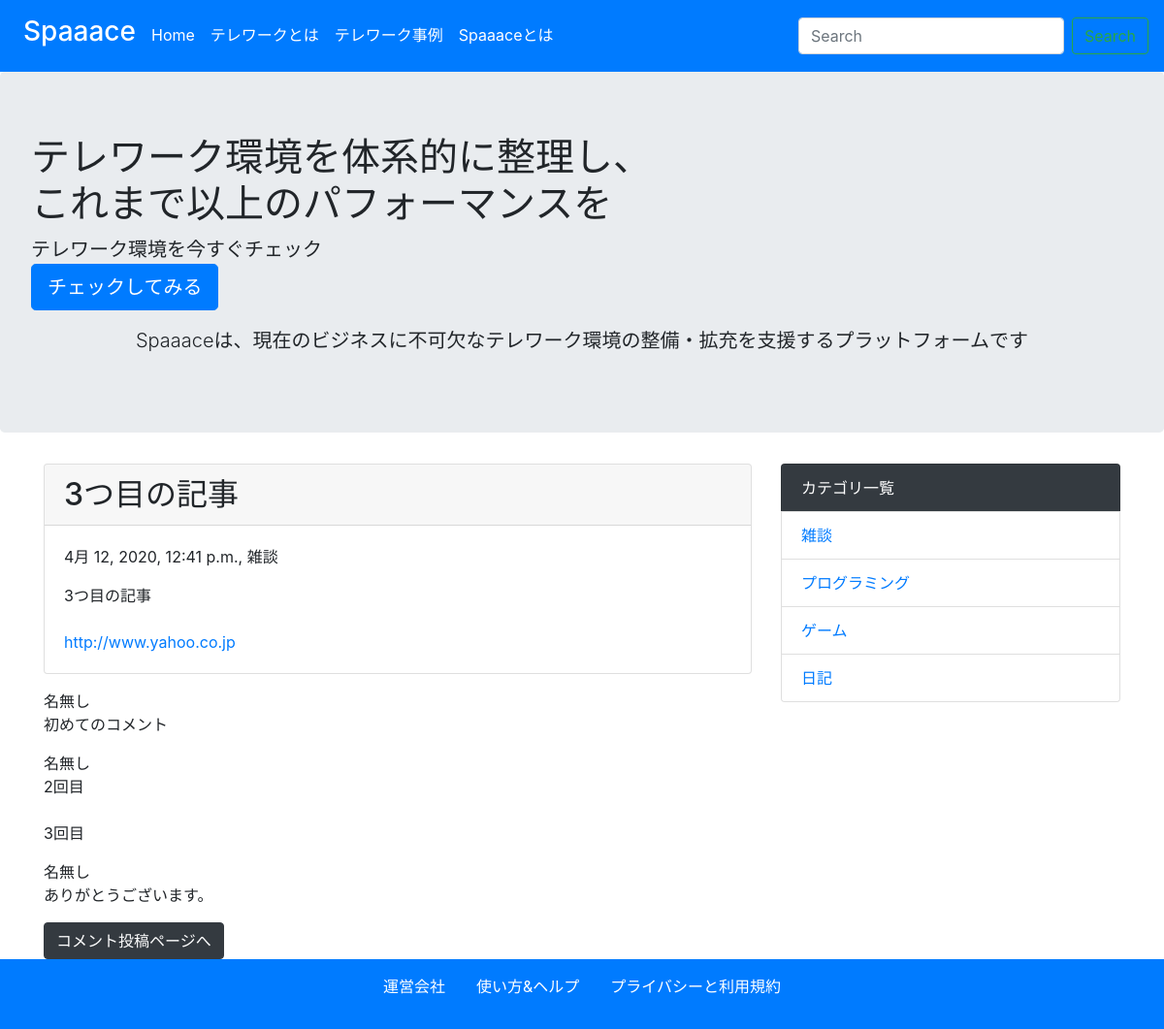
Screenshot of /detail/3/ with the database file from the repository.
### blog/models.py (models this page shows, shortened)
class Post(models.Model):
    title = models.CharField('タイトル', max_length=255)
    text = models.TextField('本文')
    created_at = models.DateTimeField('作成日', default=timezone.now)
    category = models.ForeignKey(
        Category, verbose_name='カテゴリ', on_delete=models.PROTECT
    )

class Category(models.Model):
    name = models.CharField('カテゴリ名', max_length=255)
    created_at = models.DateTimeField('作成日', default=timezone.now)
    def __str__(self):
        return self.name

class Comment(models.Model):
    name = models.CharField('名前', max_length=100, default='名無し')
    text = models.TextField('本文')
    post = models.ForeignKey(
        Post, verbose_name='紐つく記事', on_delete=models.PROTECT
    )
    created_at = models.DateTimeField('作成日', default=timezone.now)

### blog/views.py (the view)
# urls.py: path('detail/<int:pk>/', views.DetailView.as_view(), name='detail'),
class DetailView(generic.DetailView):
    model = Post

### blog/context_processors.py (called while the page is built)
def common(request):
    context = {
        'category_list': Category.objects.all()
    }
    return context

### blog/templates/blog/post_detail.html
{% extends 'blog/base.html' %}
{% block content %}
<div class="card mb-3">
  <h2 class="card-header">{{ post.title }}</h2>
  <div class="card-body">
    <p>{{ post.created_at }}, {{ post.category }}</p>
    {{ post.text | linebreaksbr | urlize}}
  </div>
</div>
{% for comment in post.comment_set.all %}
  <p>
    {{ comment.name }}<br>
    {{ comment.text | linebreaksbr }}
  </p>
{% endfor %}
<a class="btn btn-dark" href="{% url 'blog:comment' post.pk %}">コメント投稿ページへ</a>
{% endblock %}

### blog/templates/blog/base.html (shortened to what this page needs)
<!doctype html>
<html lang="ja">
  <head>
    <link rel="stylesheet" href="https://maxcdn.bootstrapcdn.com/bootstrap/4.0.0-beta.2/css/bootstrap.min.css">
  </head>
  <body>
    <nav class="navbar navbar-expand-lg navbar-dark bg-primary">
      <div class="collapse navbar-collapse" id="navbarSupportedContent">
        <ul class="navbar-nav mr-auto">
          <li class="nav-item active">
            <a class="nav-link" href="{%url 'blog:index'%}"><h3>Spaaace</h3></a>
          </li>
          <li class="nav-item active">
            <a class="nav-link py-3" href="{%url 'blog:index'%}">Home</a>
          </li>
          <li class="nav-item active">
            <a class="nav-link disabled py-3" href="#">テレワークとは</a>
          </li>
          <li class="nav-item active">
            <a class="nav-link disabled py-3" href="#">テレワーク事例</a>
          </li>
          <li class="nav-item active">
            <a class="nav-link disabled py-3" href="#">Spaaaceとは</a>
          </li>
        </ul>
        <form class="form-inline my-2 my-lg-0" method="GET" action="{%url 'blog:index'%}">
          <input class="form-control mr-sm-2" type="text" placeholder="Search" aria-label="Search" name='keyword'>
          <button class="btn btn-outline-success my-2 my-sm-0" type="submit">Search</button>
        </form>
      </div>
    </nav>
    <div class="jumbotron">
      <h1 class="display-5">テレワーク環境を体系的に整理し、<br>これまで以上のパフォーマンスを</h1>
      <p class="lead">テレワーク環境を今すぐチェック <br>
        <a class="btn btn-primary btn-lg text-center " href="#!" role="button">チェックしてみる</a> </p>
      <p class="lead text-center">
        Spaaaceは、現在のビジネスに不可欠なテレワーク環境の整備・拡充を支援するプラットフォームです
      </p>
    </div>
    <div class="container">
      <div class='row'>
        <div class='col-md-8'>
          {% block content %}
          {% endblock %}
        </div>
        <div class='col-md-4'>
          <ul class="list-group">
            <li class="list-group-item bg-dark text-white">カテゴリ一覧</li>
            {%for category in category_list%}
            <li class="list-group-item"><a href="{%url 'blog:category' category.pk %}">{{category}}</a></li>
            {%endfor%}
          </ul>
        </div>
      </div>
    </div>
    <footer class='bg-primary text-white text-center py-3'>
      <p> <a href="#" class = 'text-white'>運営会社</a>　　<a href="#" class = 'text-white'>使い方&ヘルプ</a>　　<a href="#" class = 'text-white'>プライバシーと利用規約</a></p>
    </footer>
  </body>
</html>

### rows the page displays
Post: title "3つ目の記事", created_at "4月 12, 2020, 12:41 p.m.", category "雑談", text "3つ目の記事 http://www.yahoo.co.jp"
Comment: name "名無し", text "初めてのコメント"
Comment: name "名無し", text "2回目 3回目"
Comment: name "名無し", text "ありがとうございます。"
Category: name "雑談"
Category: name "プログラミング"
Category: name "ゲーム"
Category: name "日記"
